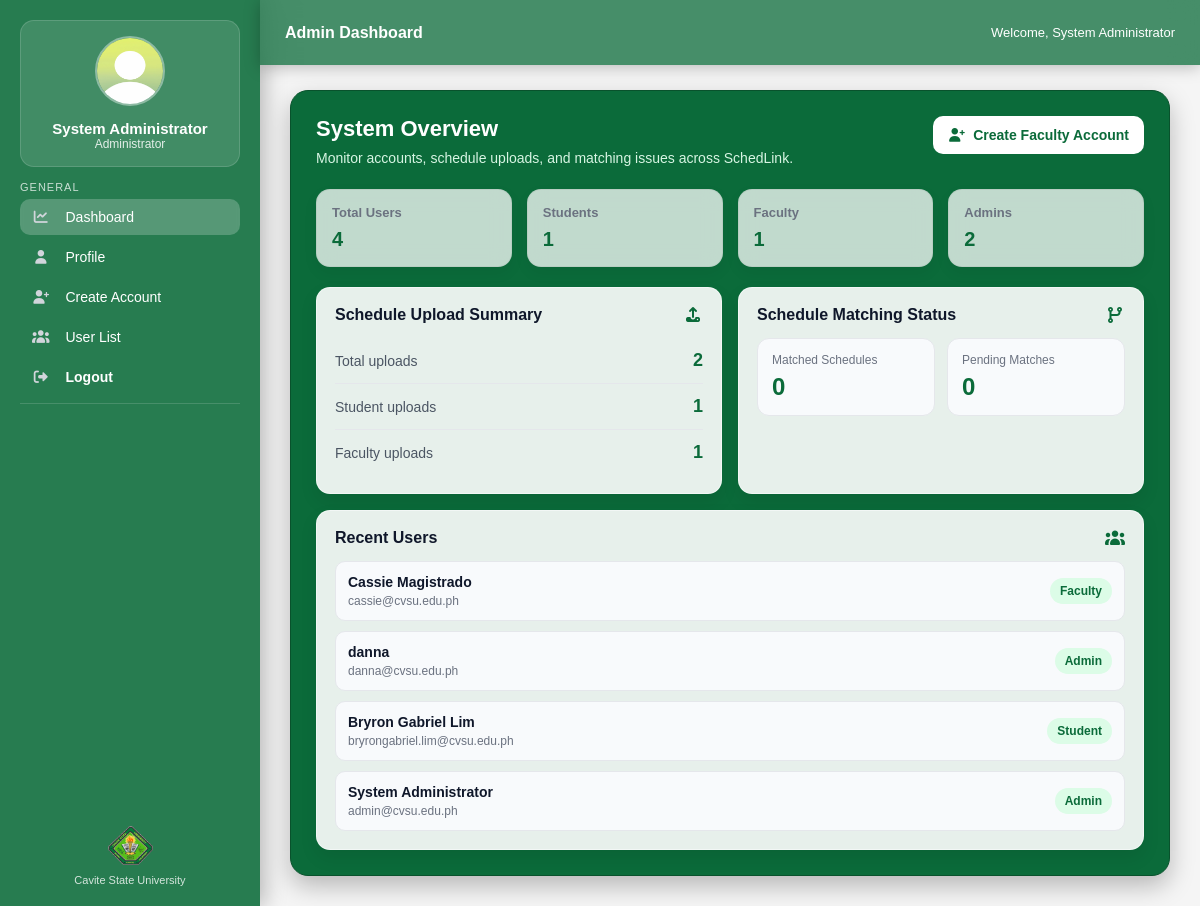
/php/admindashboard.php (signed in), run on the app's committed database.
### tables this page shows
CREATE TABLE `users` (
  `user_id` int(11) NOT NULL,
  `fullname` varchar(255) NOT NULL,
  `email` varchar(255) NOT NULL,
  `password` varchar(255) NOT NULL,
  `role` enum('student','faculty','admin') NOT NULL,
  `profile_picture` varchar(255) DEFAULT NULL
);

### php/admindashboard.php (the view, shortened to what this page needs)
<?php
include '../includes/db.php';
$user_id = (int) $_SESSION['user_id'];
$stmt = $conn->prepare("SELECT * FROM users WHERE user_id = ?");
$stmt->bind_param("i", $user_id);
$stmt->execute();
$admin = $stmt->get_result()->fetch_assoc();
function countRows(mysqli $conn, string $sql): int {
    $result = $conn->query($sql);
    $row = $result->fetch_assoc();
    return (int) ($row['total'] ?? 0);
}
$total_users = countRows($conn, "SELECT COUNT(*) AS total FROM users");
$total_students = countRows($conn, "SELECT COUNT(*) AS total FROM users WHERE role = 'student'");
$total_faculty = countRows($conn, "SELECT COUNT(*) AS total FROM users WHERE role = 'faculty'");
$total_admins = countRows($conn, "SELECT COUNT(*) AS total FROM users WHERE role = 'admin'");
$total_uploads = countRows($conn, "SELECT COUNT(*) AS total FROM schedule_uploads");
$student_uploads = countRows($conn, "SELECT COUNT(*) AS total FROM schedule_uploads WHERE role = 'student'");
$faculty_uploads = countRows($conn, "SELECT COUNT(*) AS total FROM schedule_uploads WHERE role = 'faculty'");
$total_matched = countRows($conn, "SELECT COUNT(*) AS total FROM matched_schedules WHERE match_status = 'matched'");
$total_pending_matches = countRows($conn, "SELECT COUNT(*) AS total FROM matched_schedules WHERE match_status = 'pending'");
$recent_users = $conn->query("
    SELECT fullname, email, role
    FROM users
    ORDER BY user_id DESC
    LIMIT 5
");
$default_image = "../media/images.jpg";
$profile_picture = $default_image;
function e(string $value): string {
    return htmlspecialchars($value, ENT_QUOTES, 'UTF-8');
}
?>
<!DOCTYPE html>
<html lang="en">
<head>
    <link rel="stylesheet" href="../css/studentDashBoard.css">
    <link rel="stylesheet" href="../css/adminDashboard.css">
    <link rel="stylesheet" href="../fonts/css/all.min.css">
</head>
<body>
<div class="sidebar">
    <div>
        <div class="profile">
            <img src="<?php echo e($profile_picture); ?>" alt="Profile Picture">
            <h3><?php echo e($admin['fullname']); ?></h3>
            <p>Administrator</p>
        </div>
        <div class="section-title">GENERAL</div>
        <div class="nav">
            <a class="active" href="admindashboard.php">
                <i class="fa-solid fa-chart-line"></i> Dashboard
            </a>
            <a href="adminprofile.php">
                <i class="fa-solid fa-user"></i> Profile
            </a>
            <a href="create_account.php">
                <i class="fa-solid fa-user-plus"></i> Create Account
            </a>
            <a href="user_list.php">
                <i class="fa-solid fa-users"></i> User List
            </a>
            <a href="logout.php" class="logout-btn">
                <i class="fa-solid fa-right-from-bracket"></i> Logout
            </a>
        </div>
        <div class="divider"></div>
    </div>
    <div class="sidebar-footer">
        <img src="../media/cvsulogo.png" alt="CvSU Logo">
        <p>Cavite State University</p>
    </div>
</div>
<div class="header">
    <h2>Admin Dashboard</h2>
    <div class="user-box">
        Welcome, <?php echo e($admin['fullname']); ?>
    </div>
</div>
<div class="main">
    <div class="dashboard-container admin-dashboard">
        <div class="admin-dashboard-heading">
            <div>
                <h3>System Overview</h3>
                <p>Monitor accounts, schedule uploads, and matching issues across SchedLink.</p>
            </div>
            <a href="create_account.php" class="admin-action-btn">
                <i class="fa-solid fa-user-plus"></i>
                Create Faculty Account
            </a>
        </div>
        <div class="stats admin-stats">
            <div class="stat-card">
                <h4>Total Users</h4>
                <p><?php echo $total_users; ?></p>
            </div>
            <div class="stat-card">
                <h4>Students</h4>
                <p><?php echo $total_students; ?></p>
            </div>
            <div class="stat-card">
                <h4>Faculty</h4>
                <p><?php echo $total_faculty; ?></p>
            </div>
            <div class="stat-card">
                <h4>Admins</h4>
                <p><?php echo $total_admins; ?></p>
            </div>
        </div>
        <div class="admin-grid">
            <div class="admin-panel">
                <div class="admin-panel-header">
                    <h4>Schedule Upload Summary</h4>
                    <i class="fa-solid fa-upload"></i>
                </div>
                <div class="admin-metric-row">
                    <span>Total uploads</span>
                    <strong><?php echo $total_uploads; ?></strong>
                </div>
                <div class="admin-metric-row">
                    <span>Student uploads</span>
                    <strong><?php echo $student_uploads; ?></strong>
                </div>
                <div class="admin-metric-row">
                    <span>Faculty uploads</span>
                    <strong><?php echo $faculty_uploads; ?></strong>
                </div>
            </div>
            <div class="admin-panel">
                <div class="admin-panel-header">
                    <h4>Schedule Matching Status</h4>
                    <i class="fa-solid fa-code-branch"></i>
                </div>
                <div class="conflict-summary">
                    <div>
                        <span>Matched Schedules</span>
                        <strong><?php echo $total_matched; ?></strong>
                    </div>
                    <div>
                        <span>Pending Matches</span>
                        <strong><?php echo $total_pending_matches; ?></strong>
                    </div>
                </div>
            </div>
            <div class="admin-panel recent-users-panel">
                <div class="admin-panel-header">
                    <h4>Recent Users</h4>
                    <i class="fa-solid fa-users"></i>
                </div>
                <?php if ($recent_users && $recent_users->num_rows > 0): ?>
                    <div class="recent-user-list">
                        <?php while ($row = $recent_users->fetch_assoc()): ?>
                            <div class="recent-user-item">
                                <div>
                                    <strong><?php echo e($row['fullname']); ?></strong>
                                    <span><?php echo e($row['email']); ?></span>
                                </div>
                                <em><?php echo e(ucfirst($row['role'])); ?></em>
                            </div>
                        <?php endwhile; ?>
                    </div>
                <?php else: ?>
                    <p class="empty-state">No users found.</p>
                <?php endif; ?>
            </div>
        </div>
    </div>
</div>
</body>
</html>

### css/studentDashBoard.css (style rules this page uses)
* { margin:0; padding:0; box-sizing:border-box; font-family:Arial, sans-serif; }
body { display:flex; min-height:100vh; overflow-x:hidden; background:whitesmoke; background-size:cover; background-position:center; color:#eaf5ef; }
.sidebar { width:260px; min-width:260px; background:rgba(11,107,58,0.88); backdrop-filter:blur(14px); color:white; padding:20px; display:flex; flex-direction:column; justify-content:space-between; box-shadow:5px 0 20px rgba(0,0,0,0.25); z-index:1000; position:relative; }
.profile { background:rgba(255,255,255,0.12); padding:15px; border-radius:14px; text-align:center; margin-bottom:14px; border:1px solid rgba(255,255,255,0.15); }
.profile img { width:70px; height:70px; border-radius:50%; margin-bottom:10px; border:2px solid rgba(255,255,255,0.4); }
.profile h3 { font-size:15px; }
.profile p { font-size:12px; opacity:0.85; }
.section-title { font-size:11px; letter-spacing:1px; opacity:0.75; margin:14px 0 6px; }
.nav { display:flex; flex-direction:column; gap:4px; }
.nav a { color:white; text-decoration:none; padding:10px 12px; border-radius:10px; font-size:14px; display:flex; gap:8px; align-items:center; transition:0.25s; margin:0; }
.active { background:rgba(255,255,255,0.22); }
.divider { height:1px; background:rgba(255,255,255,0.15); margin:8px 0; }
.sidebar-footer { text-align:center; padding-top:10px; }
.sidebar-footer img { width:45px; margin-bottom:5px; }
.sidebar-footer p { font-size:11px; opacity:0.8; }
.header { position:fixed; z-index:1000; top:0; left:260px; right:0; height:65px; background:rgba(11,107,58,0.75); backdrop-filter:blur(14px); display:flex; align-items:center; justify-content:space-between; padding:0 25px; box-shadow:0 2px 15px rgba(0,0,0,0.25); }
.header h2 { font-size:16px; color:white; }
.user-box { font-size:13px; color:white; }
.main { flex:1; padding:90px 30px 30px; animation:fadeIn 0.35s ease-out; will-change:transform, opacity; }
.dashboard-container { background:#0b6b3a; color:white; border-radius:18px; padding:25px; border:1px solid #09522c; box-shadow:0 10px 25px rgba(0,0,0,0.25); }
.logout-btn { color: #ff4d4d; font-weight: bold; }
.nav a i { margin-right: 8px; color: #d1d5db; }
.stats { display: grid; grid-template-columns: repeat(auto-fit, minmax(180px, 1fr)); gap: 15px; margin-bottom: 20px; }
.stat-card { background: rgba(255,255,255,0.75); backdrop-filter: blur(10px); border-radius: 14px; padding: 15px; border: 1px solid rgba(0,0,0,0.05); box-shadow: 0 6px 15px rgba(0,0,0,0.05); }
.stat-card h4 { font-size: 13px; color: #6b7280; margin-bottom: 8px; }
.stat-card p { font-size: 20px; font-weight: 600; color: #0b6b3a; }

### data on the page
users: fullname "System Administrator", email "admin@cvsu.edu.ph", role "Admin"
users: fullname "Cassie Magistrado", email "cassie@cvsu.edu.ph", role "Faculty"
users: fullname "danna", email "danna@cvsu.edu.ph", role "Admin"
users: fullname "Bryron Gabriel Lim", email "bryrongabriel.lim@cvsu.edu.ph", role "Student"

### other printed values
$total_users "4"
$total_students "1"
$total_faculty "1"
$total_admins "2"
$total_uploads "2"
$student_uploads "1"
$faculty_uploads "1"
$total_matched "0"
$total_pending_matches "0"
